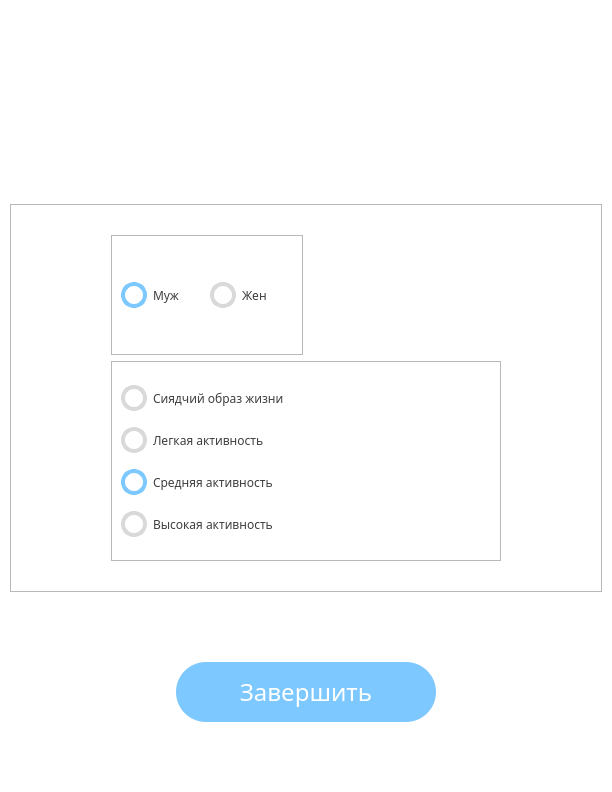
<?xml version="1.0" encoding="UTF-8"?>
<ui version="4.0">
 <class>WelcomeWindow</class>
 <widget class="QWidget" name="WelcomeWindow">
  <property name="geometry">
   <rect>
    <x>0</x>
    <y>0</y>
    <width>612</width>
    <height>792</height>
   </rect>
  </property>
  <property name="minimumSize">
   <size>
    <width>612</width>
    <height>792</height>
   </size>
  </property>
  <property name="maximumSize">
   <size>
    <width>612</width>
    <height>792</height>
   </size>
  </property>
  <property name="windowTitle">
   <string>MacrosHub</string>
  </property>
  <property name="windowIcon">
   <iconset>
    <normaloff>imgs/logo_apple.png</normaloff>imgs/logo_apple.png</iconset>
  </property>
  <property name="styleSheet">
   <string notr="true">QWidget#WelcomeWindow{background-color:#fff;}</string>
  </property>
  <layout class="QGridLayout" name="gridLayout">
   <property name="leftMargin">
    <number>10</number>
   </property>
   <property name="topMargin">
    <number>70</number>
   </property>
   <property name="rightMargin">
    <number>10</number>
   </property>
   <property name="bottomMargin">
    <number>70</number>
   </property>
   <property name="horizontalSpacing">
    <number>10</number>
   </property>
   <property name="verticalSpacing">
    <number>70</number>
   </property>
   <item row="2" column="1">
    <widget class="QPushButton" name="btn_next">
     <property name="minimumSize">
      <size>
       <width>260</width>
       <height>60</height>
      </size>
     </property>
     <property name="maximumSize">
      <size>
       <width>260</width>
       <height>60</height>
      </size>
     </property>
     <property name="font">
      <font>
       <family>Montserrat Medium</family>
       <pointsize>18</pointsize>
      </font>
     </property>
     <property name="styleSheet">
      <string notr="true">QPushButton#btn_next{color:#fff;border-radius:30px;background-color:#7CC8FF;}
QPushButton#btn_next::hover{color:#fff;border-radius:30px;background-color:#52A9FF;}</string>
     </property>
     <property name="text">
      <string>Завершить</string>
     </property>
    </widget>
   </item>
   <item row="2" column="0">
    <spacer name="horizontalSpacer">
     <property name="orientation">
      <enum>Qt::Horizontal</enum>
     </property>
     <property name="sizeHint" stdset="0">
      <size>
       <width>40</width>
       <height>20</height>
      </size>
     </property>
    </spacer>
   </item>
   <item row="2" column="2">
    <spacer name="horizontalSpacer_2">
     <property name="orientation">
      <enum>Qt::Horizontal</enum>
     </property>
     <property name="sizeHint" stdset="0">
      <size>
       <width>40</width>
       <height>20</height>
      </size>
     </property>
    </spacer>
   </item>
   <item row="1" column="0" colspan="3">
    <widget class="QFrame" name="f_content_2part">
     <property name="frameShape">
      <enum>QFrame::StyledPanel</enum>
     </property>
     <property name="frameShadow">
      <enum>QFrame::Raised</enum>
     </property>
     <layout class="QGridLayout" name="gridLayout_2">
      <property name="leftMargin">
       <number>100</number>
      </property>
      <property name="topMargin">
       <number>30</number>
      </property>
      <property name="rightMargin">
       <number>100</number>
      </property>
      <property name="bottomMargin">
       <number>30</number>
      </property>
      <item row="0" column="0">
       <widget class="QFrame" name="f_sex">
        <property name="minimumSize">
         <size>
          <width>0</width>
          <height>120</height>
         </size>
        </property>
        <property name="maximumSize">
         <size>
          <width>16777215</width>
          <height>120</height>
         </size>
        </property>
        <property name="frameShape">
         <enum>QFrame::StyledPanel</enum>
        </property>
        <property name="frameShadow">
         <enum>QFrame::Raised</enum>
        </property>
        <layout class="QGridLayout" name="gridLayout_3">
         <property name="verticalSpacing">
          <number>2</number>
         </property>
         <item row="0" column="0">
          <widget class="QRadioButton" name="rb_male">
           <property name="font">
            <font>
             <family>Montserrat</family>
             <pointsize>9</pointsize>
            </font>
           </property>
           <property name="styleSheet">
            <string notr="true">QRadioButton#rb_male{color:#3E3E3E;}
QRadioButton#rb_male::indicator{background-color:#fff;width:18px;height:18px;border-radius:13px;}
QRadioButton#rb_male::indicator:unchecked{border:4px solid #D9D9D9;}
QRadioButton#rb_male::indicator:checked{border:4px solid #7CC8FF;}</string>
           </property>
           <property name="text">
            <string>Муж</string>
           </property>
           <property name="checked">
            <bool>true</bool>
           </property>
          </widget>
         </item>
         <item row="0" column="1">
          <widget class="QRadioButton" name="rb_female">
           <property name="font">
            <font>
             <family>Montserrat</family>
             <pointsize>9</pointsize>
            </font>
           </property>
           <property name="styleSheet">
            <string notr="true">QRadioButton#rb_female{color:#3E3E3E;}
QRadioButton#rb_female::indicator{background-color:#fff;width:18px;height:18px;border-radius:13px;}
QRadioButton#rb_female::indicator:unchecked{border:4px solid #D9D9D9;}
QRadioButton#rb_female::indicator:checked{border:4px solid #7CC8FF;}</string>
           </property>
           <property name="text">
            <string>Жен</string>
           </property>
          </widget>
         </item>
        </layout>
       </widget>
      </item>
      <item row="1" column="0" colspan="2">
       <widget class="QFrame" name="f_activity">
        <property name="frameShape">
         <enum>QFrame::StyledPanel</enum>
        </property>
        <property name="frameShadow">
         <enum>QFrame::Raised</enum>
        </property>
        <layout class="QGridLayout" name="gridLayout_4">
         <property name="verticalSpacing">
          <number>2</number>
         </property>
         <item row="1" column="0">
          <widget class="QRadioButton" name="rb_activity2">
           <property name="font">
            <font>
             <family>Montserrat</family>
             <pointsize>9</pointsize>
            </font>
           </property>
           <property name="styleSheet">
            <string notr="true">QRadioButton#rb_activity2{color:#3E3E3E;}
QRadioButton#rb_activity2::indicator{background-color:#fff;width:18px;height:18px;border-radius:13px;}
QRadioButton#rb_activity2::indicator:unchecked{border:4px solid #D9D9D9;}
QRadioButton#rb_activity2::indicator:checked{border:4px solid #7CC8FF;}</string>
           </property>
           <property name="text">
            <string>Легкая активность</string>
           </property>
          </widget>
         </item>
         <item row="0" column="0">
          <widget class="QRadioButton" name="rb_activity1">
           <property name="font">
            <font>
             <family>Montserrat</family>
             <pointsize>9</pointsize>
            </font>
           </property>
           <property name="styleSheet">
            <string notr="true">QRadioButton#rb_activity1{color:#3E3E3E;}
QRadioButton#rb_activity1::indicator{background-color:#fff;width:18px;height:18px;border-radius:13px;}
QRadioButton#rb_activity1::indicator:unchecked{border:4px solid #D9D9D9;}
QRadioButton#rb_activity1::indicator:checked{border:4px solid #7CC8FF;}</string>
           </property>
           <property name="text">
            <string>Сиядчий образ жизни</string>
           </property>
          </widget>
         </item>
         <item row="2" column="0">
          <widget class="QRadioButton" name="rb_activity3">
           <property name="font">
            <font>
             <family>Montserrat</family>
             <pointsize>9</pointsize>
            </font>
           </property>
           <property name="styleSheet">
            <string notr="true">QRadioButton#rb_activity3{color:#3E3E3E;}
QRadioButton#rb_activity3::indicator{background-color:#fff;width:18px;height:18px;border-radius:13px;}
QRadioButton#rb_activity3::indicator:unchecked{border:4px solid #D9D9D9;}
QRadioButton#rb_activity3::indicator:checked{border:4px solid #7CC8FF;}</string>
           </property>
           <property name="text">
            <string>Средняя активность</string>
           </property>
           <property name="checked">
            <bool>true</bool>
           </property>
          </widget>
         </item>
         <item row="3" column="0">
          <widget class="QRadioButton" name="rb_activity4">
           <property name="font">
            <font>
             <family>Montserrat</family>
             <pointsize>9</pointsize>
            </font>
           </property>
           <property name="styleSheet">
            <string notr="true">QRadioButton#rb_activity4{color:#3E3E3E;}
QRadioButton#rb_activity4::indicator{background-color:#fff;width:18px;height:18px;border-radius:13px;}
QRadioButton#rb_activity4::indicator:unchecked{border:4px solid #D9D9D9;}
QRadioButton#rb_activity4::indicator:checked{border:4px solid #7CC8FF;}</string>
           </property>
           <property name="text">
            <string>Высокая активность</string>
           </property>
          </widget>
         </item>
        </layout>
       </widget>
      </item>
     </layout>
    </widget>
   </item>
   <item row="0" column="0" colspan="3">
    <widget class="QLabel" name="l_Welcome">
     <property name="minimumSize">
      <size>
       <width>0</width>
       <height>64</height>
      </size>
     </property>
     <property name="maximumSize">
      <size>
       <width>16777215</width>
       <height>64</height>
      </size>
     </property>
     <property name="text">
      <string/>
     </property>
     <property name="pixmap">
      <pixmap>imgs/welcom_light.png</pixmap>
     </property>
     <property name="alignment">
      <set>Qt::AlignCenter</set>
     </property>
    </widget>
   </item>
  </layout>
 </widget>
 <resources/>
 <connections/>
</ui>
